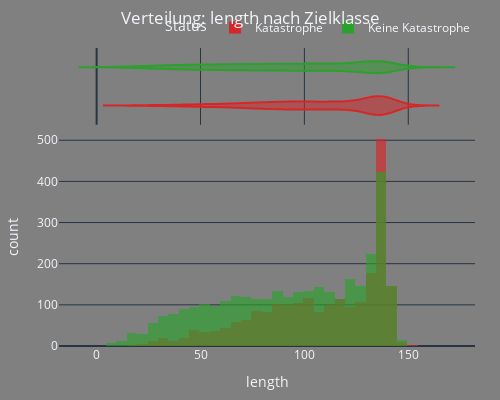

The notebook cell saved with this chart:
### Markdown cell above
### 📊 Interpretation: Verteilung der Zielvariable
Dieses Balkendiagramm zeigt das Verhältnis zwischen echten Katastrophen-Tweets (Rot) und normalen Tweets (Grün).
- Ein **ausgewogenes Verhältnis** ist ideal für das Training.
- Wenn eine Klasse stark dominiert (z.B. 90% Nicht-Katastrophen), muss das Modell mit Techniken wie `class_weight='balanced'` oder Resampling gegensteuern, um nicht nur die Mehrheitsklasse vorherzusagen.

### Code cell
# 3. Textlängen-Analyse (Histogramm & Violin)
# Vergleich der Zeichenanzahl zwischen Target 0 und 1
print('Verteilung der Textlängen (0 vs 1)')
plot_metric_by_target(df_Cleaning, metric_col='length')

### Figure 1 — Plotly figure (JSON) as saved in the notebook; plotly's stock layout.template omitted (floating-point values rounded to 4 significant figures; data arrays with more than 128 entries replaced by an {"elided": "..."} marker saying what was removed)
{"data": [{"bingroup": "x", "hovertemplate": "Status=Katastrophe<br>length=%{x}<br>count=%{y}<extra></extra>", "legendgroup": "Katastrophe", "marker": {"color": "#d62728", "opacity": 0.65, "pattern": {"shape": ""}}, "name": "Katastrophe", "orientation": "v", "showlegend": true, "x": {"elided": "2270 int values"}, "xaxis": "x", "yaxis": "y", "type": "histogram"}, {"hovertemplate": "Status=Katastrophe<br>length=%{x}<extra></extra>", "legendgroup": "Katastrophe", "marker": {"color": "#d62728"}, "name": "Katastrophe", "scalegroup": "x", "showlegend": false, "x": {"elided": "2270 int values"}, "xaxis": "x2", "yaxis": "y2", "type": "violin"}, {"bingroup": "x", "hovertemplate": "Status=Keine Katastrophe<br>length=%{x}<br>count=%{y}<extra></extra>", "legendgroup": "Keine Katastrophe", "marker": {"color": "#2ca02c", "opacity": 0.65, "pattern": {"shape": ""}}, "name": "Keine Katastrophe", "orientation": "v", "showlegend": true, "x": {"elided": "3274 int values"}, "xaxis": "x", "yaxis": "y", "type": "histogram"}, {"hovertemplate": "Status=Keine Katastrophe<br>length=%{x}<extra></extra>", "legendgroup": "Keine Katastrophe", "marker": {"color": "#2ca02c"}, "name": "Keine Katastrophe", "scalegroup": "x", "showlegend": false, "x": {"elided": "3274 int values"}, "xaxis": "x2", "yaxis": "y2", "type": "violin"}], "layout": {"xaxis": {"anchor": "y", "domain": [0.0, 1.0], "title": {"text": "length"}}, "yaxis": {"anchor": "x", "domain": [0.0, 0.7326], "title": {"text": "count"}}, "xaxis2": {"anchor": "y2", "domain": [0.0, 1.0], "matches": "x", "showticklabels": false, "showgrid": true}, "yaxis2": {"anchor": "x2", "domain": [0.7426, 1.0], "matches": "y2", "showticklabels": false, "showline": false, "ticks": "", "showgrid": false}, "legend": {"title": {"text": "Status"}, "tracegroupgap": 0, "orientation": "h", "yanchor": "bottom", "y": 1.02, "xanchor": "right", "x": 1}, "title": {"text": "Verteilung: length nach Zielklasse", "x": 0.5}, "barmode": "overlay", "margin": {"l": 40, "r": 25, "t": 48, "b": 40}, "width": 500, "height": 400, "paper_bgcolor": "#808080", "plot_bgcolor": "#808080"}}
